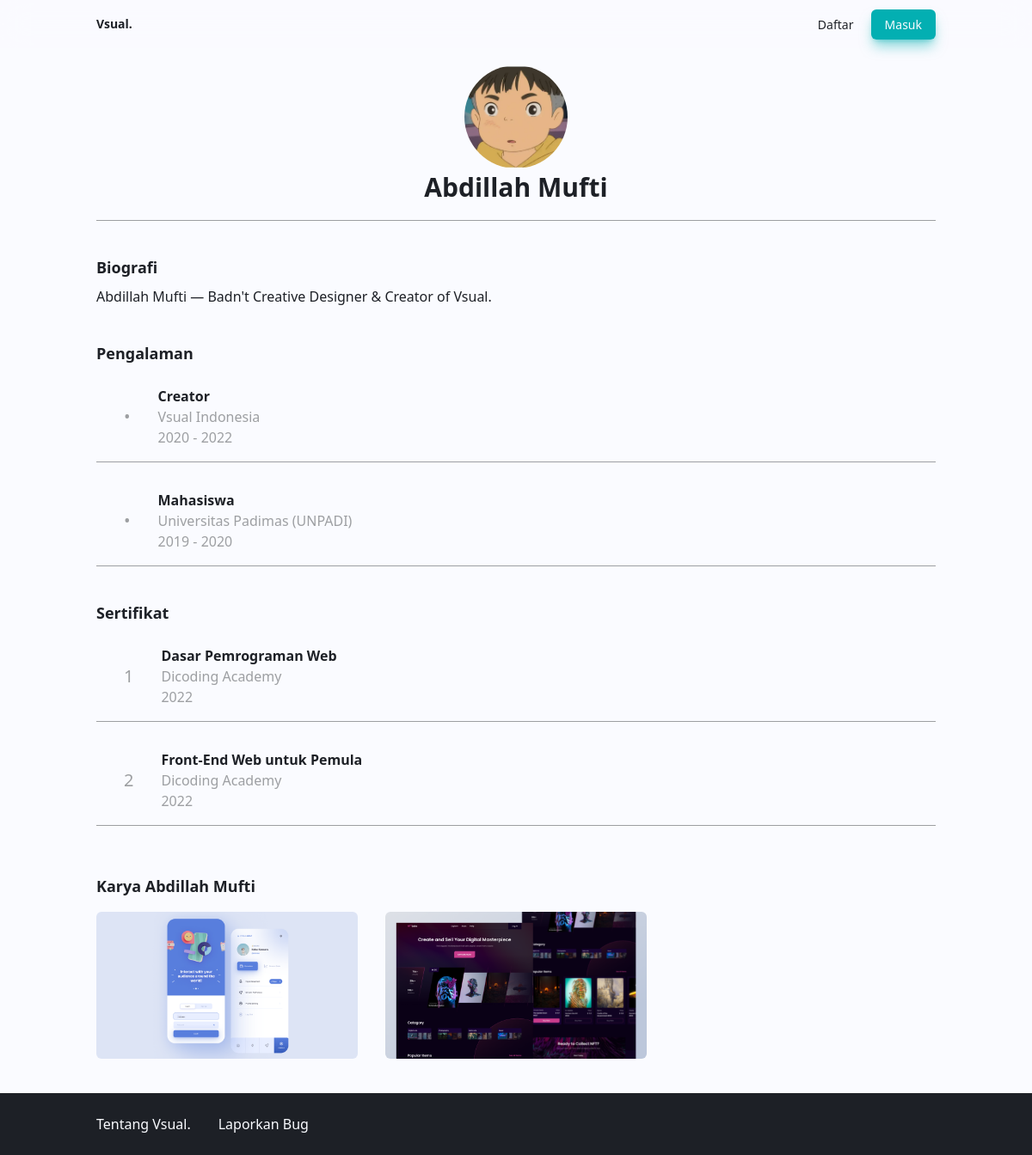
Page /profile.php?username=xmufti on the committed database.
### tables this page shows
CREATE TABLE `kreator` (
  `id_kreator` int(11) NOT NULL,
  `nama_kreator` varchar(50) NOT NULL,
  `email` varchar(100) NOT NULL,
  `username` varchar(50) NOT NULL,
  `password` varchar(255) NOT NULL,
  `foto_profil` varchar(255) NOT NULL DEFAULT 'default.jpg',
  `bio` varchar(255) NOT NULL DEFAULT '-'
);

CREATE TABLE `pengalaman` (
  `id_pengalaman` int(11) NOT NULL,
  `id_kreator` int(11) NOT NULL,
  `posisi_jabatan` varchar(100) NOT NULL,
  `nama_institusi` varchar(100) NOT NULL,
  `tahun_mulai` year(4) NOT NULL,
  `tahun_selesai` year(4) NOT NULL,
  `deskripsi` varchar(255) NOT NULL
);

CREATE TABLE `sertifikat` (
  `id_sertifikat` int(11) NOT NULL,
  `id_kreator` int(11) NOT NULL,
  `judul_sertifikat` varchar(100) NOT NULL,
  `nama_institusi` varchar(100) NOT NULL,
  `tahun_terbit` year(4) NOT NULL
);

CREATE TABLE `karya` (
  `id_karya` int(11) NOT NULL,
  `id_kreator` int(11) NOT NULL,
  `judul_karya` varchar(100) NOT NULL,
  `waktu_dibuat` year(4) NOT NULL,
  `gambar` varchar(100) NOT NULL,
  `deskripsi` varchar(255) NOT NULL
);

### functions.php (called while the page is built, shortened)
<?php
$dbHostName = "localhost";
$dbUsername = "root";
$dbPassword = "";
$dbName = "vsual_web";
$connect = mysqli_connect($dbHostName, $dbUsername, $dbPassword, $dbName);
$linkLaporBug = "https://forms.gle/AkozspsCPW5KGzhQA";
function query($query) {
    global $connect;
    $result = mysqli_query($connect, $query);
    $rows = [];
    while ( $row = mysqli_fetch_assoc($result) ) {
        $rows[] = $row;
    }
    return $rows;
}
?>

### profile.php (the view, shortened to what this page needs)
<?php
require 'functions.php';
$username = $_GET["username"];
$getKreator = mysqli_query($connect, "SELECT * FROM kreator WHERE username = '$username'");
$kreator = mysqli_fetch_assoc($getKreator);
$idKreator = $kreator["id_kreator"];
$karya = query("SELECT * FROM karya WHERE id_kreator = $idKreator");
$pengalaman = query("SELECT * FROM pengalaman WHERE id_kreator = $idKreator ORDER BY id_pengalaman DESC");
$sertifikat = query("SELECT * FROM sertifikat WHERE id_kreator = $idKreator");
?>
<!DOCTYPE html>
<html lang="en">
  <head>
    <link href="dist/output.css" rel="stylesheet" />
  </head>
  <body class="bg-putih text-hitam">
    <div id="navigation-bar" class="w-full bg-putih/80 backdrop-blur-lg sticky top-0 z-[999] py-2 md:py-4">
      <div class="container max-w-5xl">
        <div class="flex flex-row justify-between items-center relative">
          <div>
            <a href="index.php">
              <h3 class="text-xs md:text-sm font-bold">Vsual.</h3>
            </a>
          </div>
          <div>
            <?php if( !isset($_SESSION["login"]) ) : ?>
              <div>
                <a href="register.php" class="text-xs md:text-sm mr-4">Daftar</a>
                <a href="login.php" class="text-xs md:text-sm bg-primary text-putih px-4 py-2 rounded-md shadow-lg shadow-primary/50">Masuk</a>
              </div>
            <?php endif; ?>
          </div>
        </div>
      </div>
    </div>
    <div id="profile-section" class="w-full py-2 md:py-5">
      <div class="container max-w-5xl">
        <div class="w-full flex flex-col gap-y-1 justify-center items-center">
          <img src="./dist/img/profile/<?= $kreator["foto_profil"]; ?>" class="w-[60px] md:w-[120px] rounded-full aspect-square" />
          <h1 class="text-xl md:text-3xl font-bold"><?= $kreator["nama_kreator"]; ?></h1>
        </div>
      </div>
    </div>
    <div id="about-section" class="w-full pb-5 md:pb-10">
      <div class="container max-w-5xl">
        <h1 class="text-base md:text-lg font-bold pb-2 pt-5 md:pt-10 border-t border-abu">Biografi</h1>
        <h6><?= $kreator["bio"]; ?></h6>
      </div>
    </div>
    <?php if( count($pengalaman) > 0 ) : ?>
    <div id="app-stack" class="w-full pb-5 md:pb-10">
      <div class="container max-w-5xl">
        <h1 class="text-base md:text-lg font-bold pb-2">Pengalaman</h1>
        <div class="flex flex-wrap flex-col justify-start items-center gap-4">
          <?php foreach( $pengalaman as $dataPengalaman) : ?>
          <div class="pengalaman-card w-full flex flex-row justify-start items-center gap-8 py-4 border-b border-abu">
            <h1 class="text-xl pl-8 text-abu">•</h1>
            <div>
              <h3 class="font-bold text-sm md:text-base"><?= $dataPengalaman["posisi_jabatan"]; ?></h3>
              <h6 class="text-sm md:text-base text-abu"><?= $dataPengalaman["nama_institusi"]; ?></h6>
              <h6 class="text-sm md:text-base text-abu"><?= $dataPengalaman["tahun_mulai"]; ?> - <?= $dataPengalaman["tahun_selesai"]; ?></h6>
            </div>
          </div>
          <?php endforeach; ?>
        </div>
      </div>
    </div>
    <?php endif; ?>
    <?php if( count($sertifikat) > 0 ) : ?>
    <div id="app-stack" class="w-full pb-5 md:pb-10">
      <div class="container max-w-5xl">
        <h1 class="text-base md:text-lg font-bold pb-2">Sertifikat</h1>
        <div class="flex flex-wrap flex-col justify-start items-center gap-4 ">
          <?php $i = 1 ?>
          <?php foreach( $sertifikat as $dataSertifikat) : ?>
          <div class="sertifikat-card w-full flex flex-row justify-start items-center gap-8 py-4 border-b border-abu">
            <h1 class="text-xl pl-8 text-abu"><?= $i; $i++?></h1>
            <div>
              <h3 class="font-bold text-sm md:text-base"><?= $dataSertifikat["judul_sertifikat"]; ?></h3>
              <h6 class="text-sm md:text-base text-abu"><?= $dataSertifikat["nama_institusi"]; ?></h6>
              <h6 class="text-sm md:text-base text-abu"><?= $dataSertifikat["tahun_terbit"]; ?></h6>
            </div>
          </div>
          <?php endforeach; ?>
        </div>
      </div>
    </div>
    <?php endif; ?>
    <div id="karya-section" class="w-full pb-5 md:pb-10">
      <div class="container max-w-5xl">
        <h1 class="text-base md:text-lg font-bold py-4">Karya <?= $kreator["nama_kreator"]; ?></h1>
        <div class="w-full grid gap-x-8 gap-y-8 grid-cols-1 md:grid-cols-3 auto-rows-auto">
          <?php if( count($karya) > 0 ) : ?>
          <?php foreach( $karya as $dataKarya) : ?>
          <div class="karya-card flex flex-col justify-start items-start">
              <a href="karya.php?id=<?= $dataKarya["id_karya"]; ?>" class="group w-full rounded-md overflow-hidden aspect-video relative">
                <img class="w-full h-auto" src="./dist/img/karya/<?= $dataKarya["gambar"]; ?>" alt="<?= $dataKarya["judul_karya"]; ?>">
              </a>
            </div>
          <?php endforeach; ?>
          <?php else : ?>
            <h1>Kreator belum mengunggah karya.</h1>
          <?php endif; ?>
        </div>
      </div>
    </div>
    <div id="footer-section" class="w-full py-3 md:py-6 bg-hitam text-putih">
      <div class="container max-w-5xl flex flex-col md:flex-row justify-start items-start md:items-center gap-4 md:gap-8">
        <a href="about-us.php" class="hover:text-primary text-sm md:text-base font-medium duration-500 ease-in-out">Tentang Vsual.</a>
        <a href="<?= $linkLaporBug; ?>" target="_blank" class="hover:text-red-500 text-sm md:text-base font-medium duration-500 ease-in-out">Laporkan Bug</a>
      </div>
    </div>
  </body>
</html>

### rows in the picture
kreator: foto_profil (picture), nama_kreator "Abdillah Mufti", bio "Abdillah Mufti — Badn't Creative Designer & Creator of Vsual."
pengalaman: posisi_jabatan "Creator", nama_institusi "Vsual Indonesia", tahun_mulai "2020", tahun_selesai "2022"
pengalaman: posisi_jabatan "Mahasiswa", nama_institusi "Universitas Padimas (UNPADI)", tahun_mulai "2019", tahun_selesai "2020"
sertifikat: judul_sertifikat "Dasar Pemrograman Web", nama_institusi "Dicoding Academy", tahun_terbit "2022"
sertifikat: judul_sertifikat "Front-End Web untuk Pemula", nama_institusi "Dicoding Academy", tahun_terbit "2022"
karya: gambar (picture)
karya: gambar (picture)
